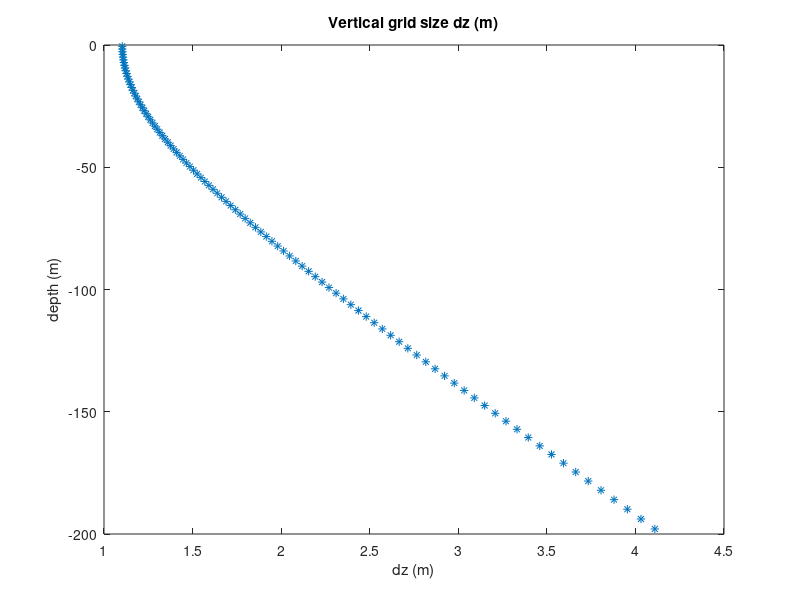

Reproduce this figure in MATLAB.
%%%%%%%%%%%%%%%%%%%%%%%%%%%%%%%%%%%%%%%%%%%%%%
%
% Check vertical grid size of ROMS-1D
%
% Patrick Marchesiello - June 2012
%
% Modified to output grid for GOTM
% Qing Li, 20180509
%
%%%%%%%%%%%%%%%%%%%%%%%%%%%%%%%%%%%%%%%%%%%%%%
clear all
close all

N=100;      % number of model levels
theta_s=2;  % surface stretching parameter
hmax=200;   % model depth

ods=N;ds=1/ods;
cff=hmax/sinh(theta_s);
for k=N:-1:1
  sc_w=ds*(k-N);
  z_w(k+1)=-cff*sinh(-theta_s*sc_w);
  sc_r=ds*(k-N-0.5);
  z_r(k)=-cff*sinh(-theta_s*sc_r);
end
z_w(1)=-hmax;
for k=1:N
  Hz(k)=z_w(k+1)-z_w(k);
end

figure
plot(Hz,z_r,'*');
title('Vertical grid size dz (m)')
xlabel('dz (m)')
ylabel('depth (m)')

% write to file
fout = ['dz_ROMS_D' sprintf('%d', hmax) 'N' sprintf('%d',N) '.dat'];
fileID = fopen(fout,'w');
fprintf(fileID,'%d\n', N);
for i=N:-1:1
    fprintf(fileID,'%12.8f\n', Hz(i));
end
fclose(fileID);

% test precision
fileID = fopen(fout, 'r');
Hz_r = textscan(fileID, '%12.8f\n', N, 'HeaderLines',1);
depth_r = sum(Hz_r{1});
fprintf('Total depth = %12.8e\n', depth_r);
fprintf('Diff. = %12.8e\n', depth_r-hmax);
fclose(fileID);